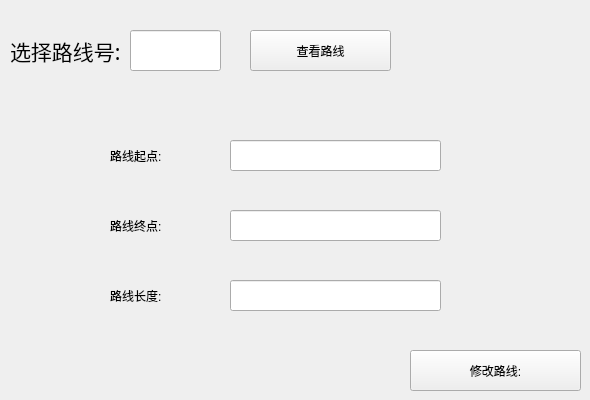
      <widget class="QWidget" name="tab_10">
       <attribute name="title">
        <string>修改路线</string>
       </attribute>
       <widget class="QPushButton" name="serchbutton_4">
        <property name="geometry">
         <rect>
          <x>250</x>
          <y>30</y>
          <width>141</width>
          <height>41</height>
         </rect>
        </property>
        <property name="text">
         <string>查看路线</string>
        </property>
        <property name="icon">
         <iconset resource="../image/image.qrc">
          <normaloff>:/icon/icon/搜索 (1).png</normaloff>:/icon/icon/搜索 (1).png</iconset>
        </property>
        <property name="iconSize">
         <size>
          <width>24</width>
          <height>24</height>
         </size>
        </property>
       </widget>
       <widget class="QPushButton" name="pushButton_3">
        <property name="geometry">
         <rect>
          <x>410</x>
          <y>350</y>
          <width>171</width>
          <height>41</height>
         </rect>
        </property>
        <property name="text">
         <string>修改路线:</string>
        </property>
        <property name="icon">
         <iconset resource="../image/image.qrc">
          <normaloff>:/icon/icon/修改.png</normaloff>:/icon/icon/修改.png</iconset>
        </property>
        <property name="iconSize">
         <size>
          <width>36</width>
          <height>36</height>
         </size>
        </property>
       </widget>
       <widget class="QLabel" name="label_8">
        <property name="geometry">
         <rect>
          <x>10</x>
          <y>30</y>
          <width>131</width>
          <height>41</height>
         </rect>
        </property>
        <property name="font">
         <font>
          <family>微软雅黑</family>
          <pointsize>16</pointsize>
         </font>
        </property>
        <property name="text">
         <string>选择路线号:</string>
        </property>
       </widget>
       <widget class="QLineEdit" name="lineEdit_7">
        <property name="geometry">
         <rect>
          <x>130</x>
          <y>30</y>
          <width>91</width>
          <height>41</height>
         </rect>
        </property>
       </widget>
       <widget class="QLabel" name="label_17">
        <property name="geometry">
         <rect>
          <x>110</x>
          <y>210</y>
          <width>121</width>
          <height>31</height>
         </rect>
        </property>
        <property name="text">
         <string>路线终点:</string>
        </property>
       </widget>
       <widget class="QLineEdit" name="lineEdit_17">
        <property name="geometry">
         <rect>
          <x>230</x>
          <y>140</y>
          <width>211</width>
          <height>31</height>
         </rect>
        </property>
       </widget>
       <widget class="QLineEdit" name="lineEdit_18">
        <property name="geometry">
         <rect>
          <x>230</x>
          <y>210</y>
          <width>211</width>
          <height>31</height>
         </rect>
        </property>
       </widget>
       <widget class="QLabel" name="label_18">
        <property name="geometry">
         <rect>
          <x>110</x>
          <y>140</y>
          <width>121</width>
          <height>31</height>
         </rect>
        </property>
        <property name="text">
         <string>路线起点:</string>
        </property>
       </widget>
       <widget class="QLineEdit" name="lineEdit_19">
        <property name="geometry">
         <rect>
          <x>230</x>
          <y>280</y>
          <width>211</width>
          <height>31</height>
         </rect>
        </property>
       </widget>
       <widget class="QLabel" name="label_19">
        <property name="geometry">
         <rect>
          <x>110</x>
          <y>280</y>
          <width>121</width>
          <height>31</height>
         </rect>
        </property>
        <property name="text">
         <string>路线长度:</string>
        </property>
       </widget>
      </widget>
